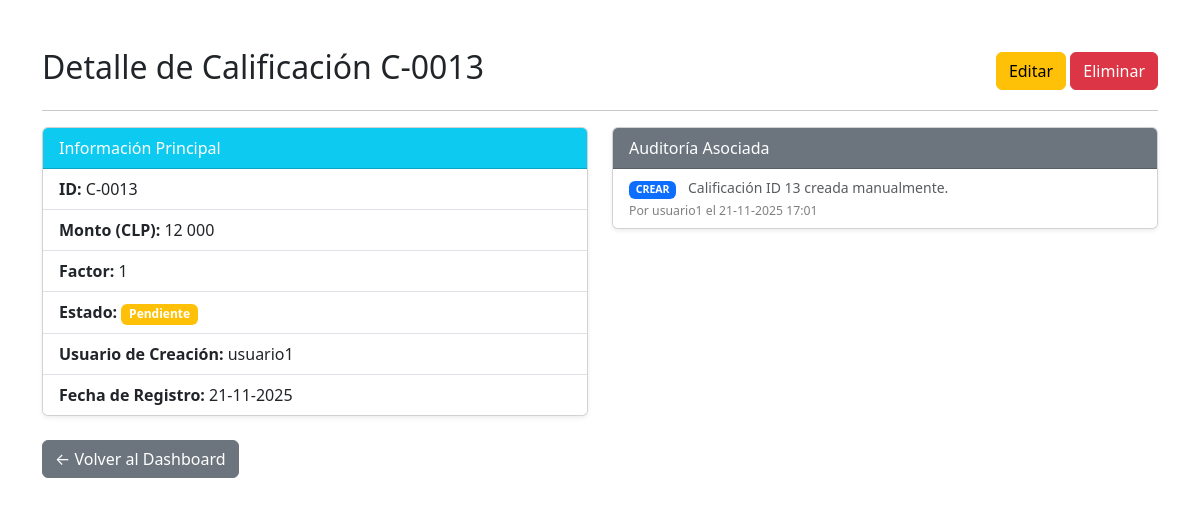
The page /13/ (signed in) on the database as committed earlier.
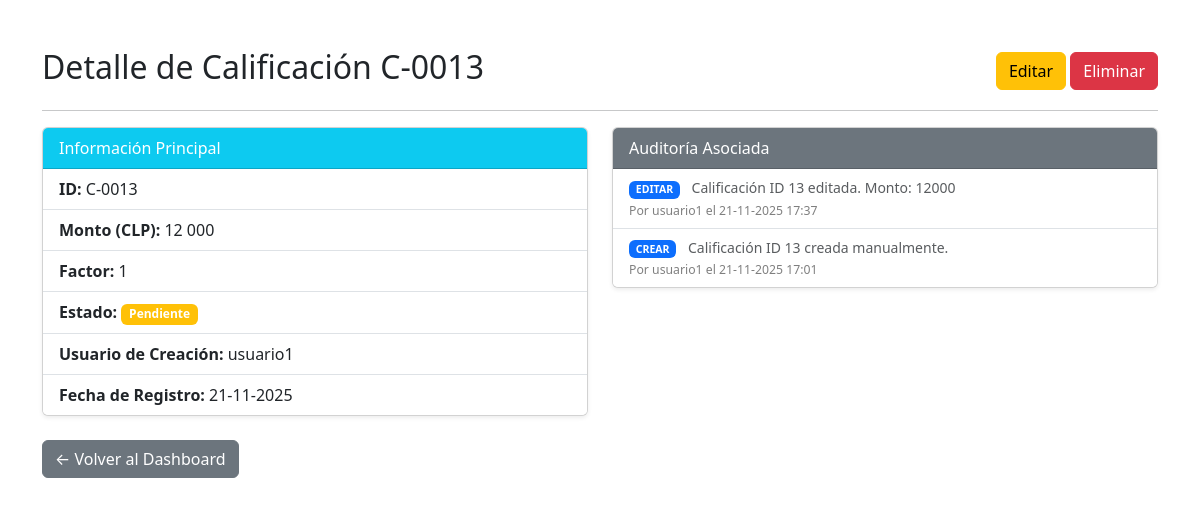
The same page on the database as committed later.
### calificaciones/models.py (models this page shows, shortened)
class Calificacion(models.Model):
    usuario = models.ForeignKey(
        User,
        on_delete=models.CASCADE,
        verbose_name="Usuario",
        related_name='calificaciones_realizadas'
    )
    monto = models.DecimalField(
        max_digits=12,
        decimal_places=0,   # <-- MONTO ENTERO SIN DECIMALES
        verbose_name="Monto (CLP)"
    )
    factor = models.DecimalField(
        max_digits=5,
        decimal_places=0,   # ENTERO SIN DECIMALES
        verbose_name="Factor",
        default=1
    )
    fecha_registro = models.DateField(
        default=timezone.now,
        verbose_name="Fecha de Registro"
    )
    ESTADO_CHOICES = [
        ('pendiente', 'Pendiente'),
        ('validado', 'Validado'),
        ('rechazado', 'Rechazado'),
    ]
    estado = models.CharField(
        max_length=20,
        choices=ESTADO_CHOICES,
        default='pendiente',
        verbose_name="Estado"
    )
    class Meta:
        verbose_name = "Calificación"
        verbose_name_plural = "Calificaciones"

class Auditoria(models.Model):
    usuario = models.ForeignKey(
        User,
        on_delete=models.SET_NULL,
        null=True,
        verbose_name="Usuario que Ejecuta",
        related_name='acciones_auditadas'
    )
    accion = models.CharField(
        max_length=100,
        verbose_name="Acción"
    )
    fecha = models.DateTimeField(
        default=timezone.now,
        verbose_name="Fecha y Hora"
    )
    detalle = models.TextField(verbose_name="Detalle")
    class Meta:
        verbose_name = "Registro de Auditoría"
        verbose_name_plural = "Registros de Auditoría"
        ordering = ['-fecha']

### calificaciones/views.py (the view)
# urls.py: path('<int:pk>/', views.ver_calificacion, name='ver_calificacion'),        # URL: /12/
@login_required
def ver_calificacion(request, pk):
    calificacion = get_object_or_404(Calificacion, pk=pk)
    context = {
        'calificacion': calificacion,
        'registros_auditoria': Auditoria.objects.filter(detalle__icontains=f'ID {pk}').order_by('-fecha')[:5]
    }
    return render(request, 'calificaciones/calificacion_detalle.html', context)

### calificaciones/templates/calificaciones/calificacion_detalle.html (shortened to what this page needs)
{% load static %}
<!DOCTYPE html>
<html lang="es">
<head>
    <link href="https://cdn.jsdelivr.net/npm/bootstrap@5.3.3/dist/css/bootstrap.min.css" rel="stylesheet">
</head>
<body>
    <div class="container mt-5">
        <div class="d-flex justify-content-between align-items-center">
            <h2>Detalle de Calificación C-{{ calificacion.id|stringformat:"04d" }}</h2>
            <div>
                <a href="{% url 'editar_calificacion' calificacion.id %}" class="btn btn-warning">Editar</a>
                <a href="{% url 'eliminar_calificacion' calificacion.id %}" class="btn btn-danger">Eliminar</a>
            </div>
        </div>
        <hr>
        <div class="row">
            <div class="col-md-6">
                <div class="card shadow-sm mb-4">
                    <div class="card-header bg-info text-white">
                        Información Principal
                    </div>
                    <ul class="list-group list-group-flush">
                        <li class="list-group-item"><strong>ID:</strong> C-{{ calificacion.id|stringformat:"04d" }}</li>
                        <li class="list-group-item"><strong>Monto (CLP):</strong> {{ calificacion.monto|floatformat:0 }}</li>
                        <li class="list-group-item"><strong>Factor:</strong> {{ calificacion.factor|floatformat:0 }}</li>
                        <li class="list-group-item"><strong>Estado:</strong> <span class="badge bg-warning">{{ calificacion.get_estado_display }}</span></li>
                        <li class="list-group-item"><strong>Usuario de Creación:</strong> {{ calificacion.usuario.username }}</li>
                        <li class="list-group-item"><strong>Fecha de Registro:</strong> {{ calificacion.fecha_registro|date:"d-m-Y" }}</li>
                    </ul>
                </div>
                <a href="{% url 'dashboard' %}" class="btn btn-secondary">← Volver al Dashboard</a>
            </div>
            <div class="col-md-6">
                <div class="card shadow-sm">
                    <div class="card-header bg-secondary text-white">
                        Auditoría Asociada
                    </div>
                    <ul class="list-group list-group-flush small">
                        {% for registro in registros_auditoria %}
                            <li class="list-group-item">
                                <span class="badge bg-primary me-2">{{ registro.accion }}</span>
                                <span class="text-muted">{{ registro.detalle }}</span>
                                <br>
                                <small class="text-black-50">Por {{ registro.usuario.username }} el {{ registro.fecha|date:"d-m-Y H:i" }}</small>
                            </li>
                        {% empty %}
                            <li class="list-group-item text-muted">No hay registros de auditoría asociados a esta calificación.</li>
                        {% endfor %}
                    </ul>
                </div>
            </div>
        </div>
    </div>
</body>
</html>

Rows that differ between the two databases and show on the page:
added Auditoria: accion "EDITAR", detalle "Calificación ID 13 editada. Monto: 12000", usuario.username "usuario1", fecha "21-11-2025 17:37"
